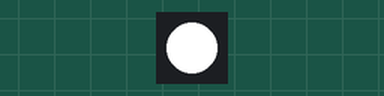
Simulated run of this sketch. Board: Arduino Uno, built with avr-gcc and run on an emulated ATmega328P. Shown: 1 RGB LEDs in strip order, left to right.

Above: at 0.15 s.
At 2.48 s:
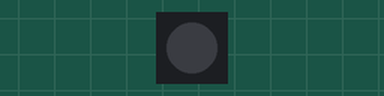
Timing chart, 0 to 3.0 s (numbered marks = the images above):
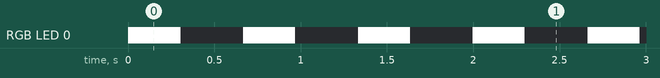

Measured:
- by itself, RGB LED 0: alternates RGB(255, 255, 255) for 0.30 s and off for 0.36 s

The sketch:

sketch_nov04a.ino
```cpp
#include "FastLED.h"

CRGB leds[1];
void setup() { FastLED.addLeds<NEOPIXEL, 6>(leds, 1); }
void loop()
{
  leds[0] = CRGB::White; FastLED.show(); delay(30);
  leds[0] = CRGB::Black; FastLED.show(); delay(30);
}
```
